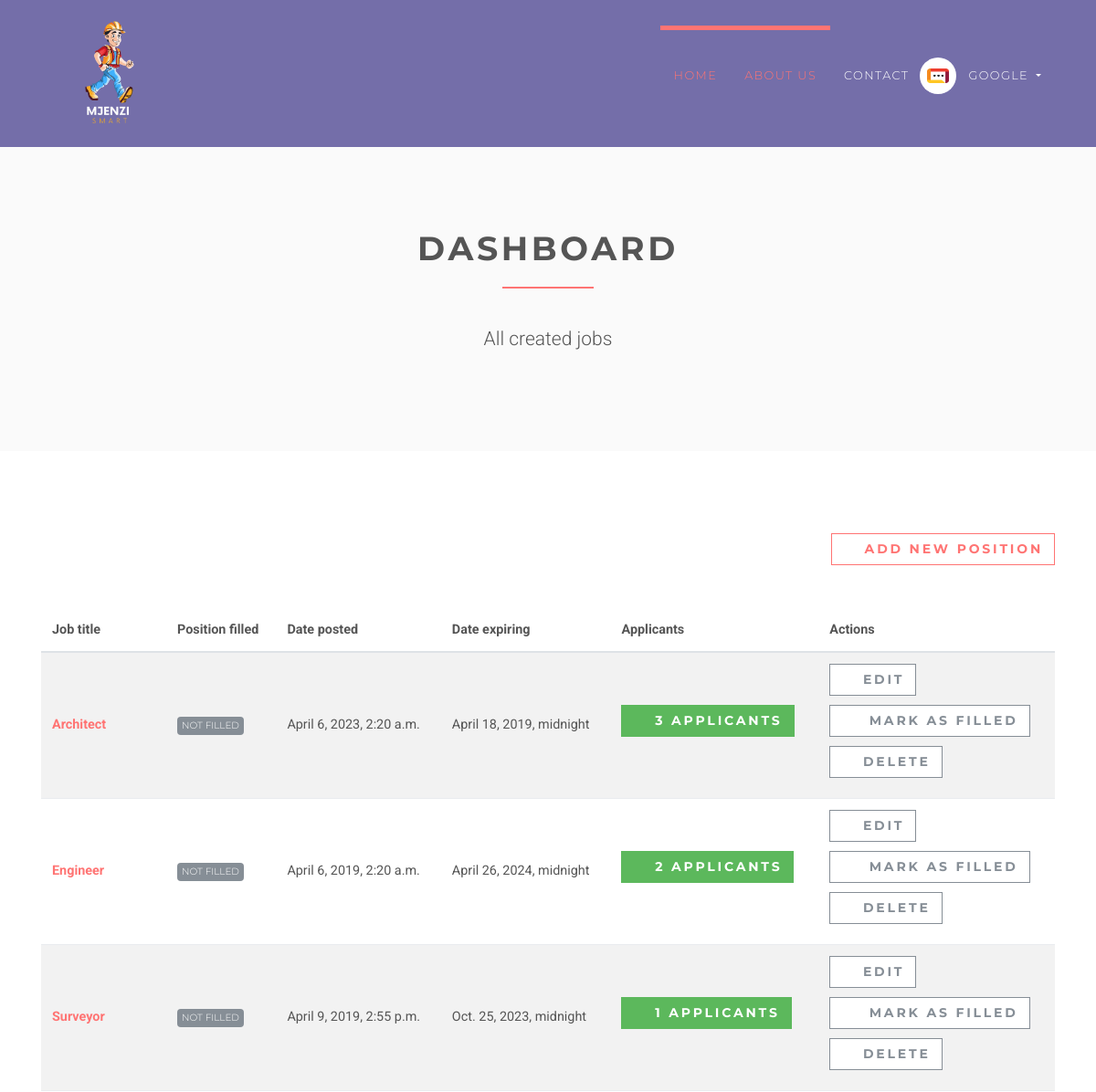
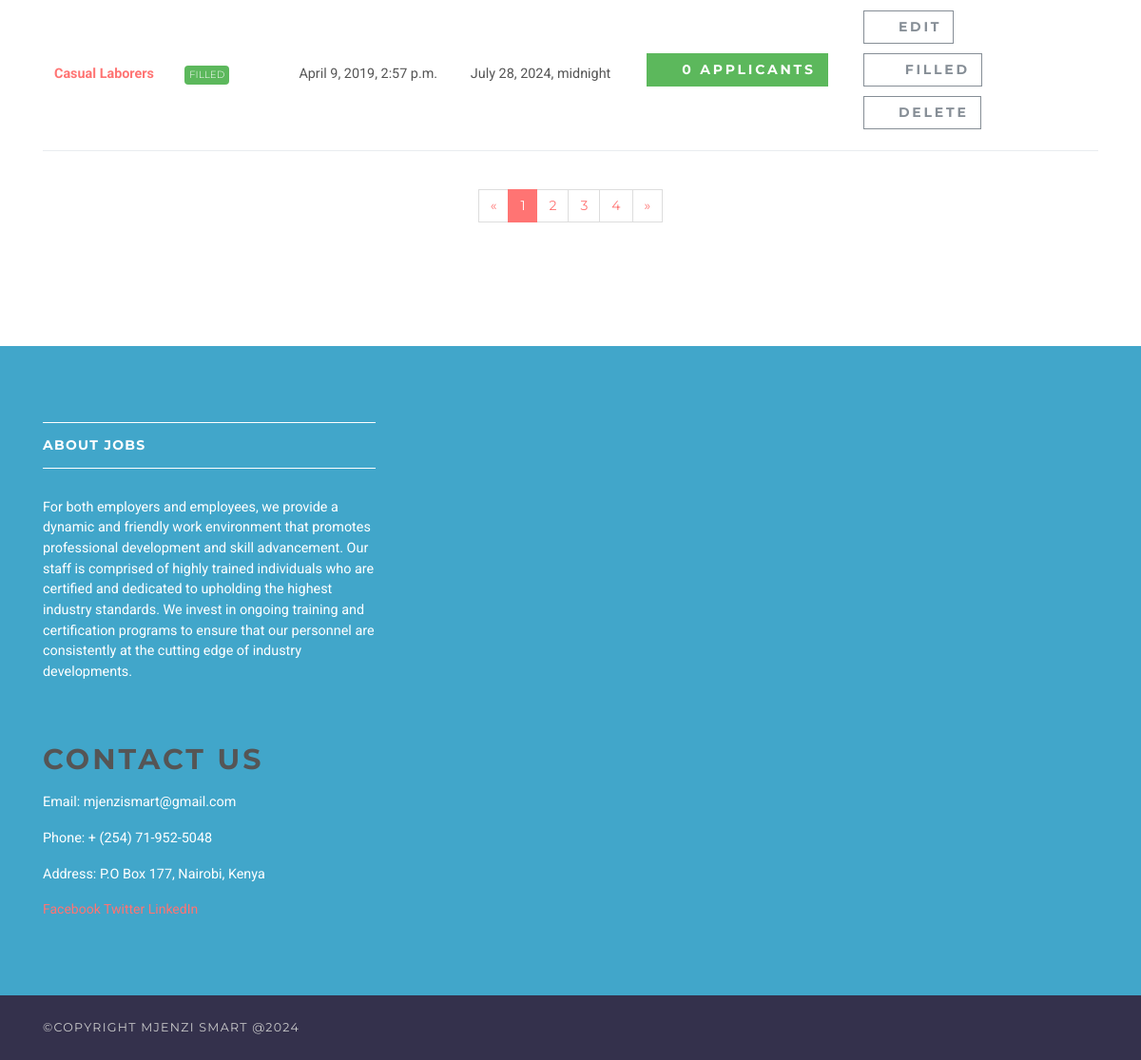
/employer/dashboard (signed in), run on the app's committed database (2 pictures, top to bottom).
### accounts/models.py (models this page shows, shortened)
class User(AbstractUser):
    username = None
    role = models.CharField(max_length=12, error_messages={
        'required': "Role must be provided"
    })
    gender = models.CharField(max_length=10, blank=True, null=True, default="")
    email = models.EmailField(unique=True, blank=False,
                              error_messages={
                                  'unique': "A user with that email already exists.",
                              })
    USERNAME_FIELD = "email"
    REQUIRED_FIELDS = []
    objects = UserManager()

### jobsapp/models.py (models this page shows, shortened)
class Job(models.Model):
    user = models.ForeignKey(User, on_delete=models.CASCADE)
    title = models.CharField(max_length=300)
    description = models.TextField()
    location = models.CharField(max_length=150)
    type = models.CharField(choices=JOB_TYPE, max_length=10)
    category = models.CharField(max_length=100)
    last_date = models.DateTimeField()
    company_name = models.CharField(max_length=100)
    company_description = models.CharField(max_length=300)
    website = models.CharField(max_length=100, default="")
    created_at = models.DateTimeField(default=timezone.now)
    filled = models.BooleanField(default=False)

### jobsapp/views/employer.py (the view)
# urls.py: path('', DashboardView.as_view(), name='employer-dashboard'),
class DashboardView(ListView):
    model = Job
    template_name = 'jobs/employer/dashboard.html'
    context_object_name = 'jobs'
    @method_decorator(login_required(login_url=reverse_lazy('accounts:login')))
    @method_decorator(user_is_employer)
    def dispatch(self, request, *args, **kwargs):
        return super().dispatch(self.request, *args, **kwargs)
    def get_queryset(self):
        return self.model.objects.filter(user_id=self.request.user.id)

### templates/jobs/employer/dashboard.html (shortened to what this page needs)
{% extends 'base.html' %}
{% load static %}
{% block content %}
    <section class="bg-light-gray">
        <div class="container">
            <div class="row">
                <div class="col-lg-8 mx-auto">
                    <h1 class="heading">dashboard</h1>
                    <p class="lead text-center">All created jobs</p>
                </div>
            </div>
        </div>
    </section>
    <section>
        <div class="container">
            <div class="row">
                <div class="col-lg-12 text-right mb-5"><a href="{% url 'jobs:employer-jobs-create' %}"
                                                          class="btn btn-outline-white-primary">
                    <i class="fa fa-plus"></i>Add new position</a></div>
                <div class="col-lg-12">
                    <div class="table-responsive">
                        <table class="table table-striped table-hover table-client-dashboard">
                            <thead>
                            <tr>
                                <th>Job title</th>
                                <th>Position filled</th>
                                <th>Date posted</th>
                                <th>Date expiring</th>
                                <th>Applicants</th>
                                <th>Actions</th>
                            </tr>
                            </thead>
                            <tbody>
                            {% for job in jobs %}
                                <tr>
                                    <th><a href="{% url 'jobs:jobs-detail' job.id %}">{{ job.title }}</a>
                                    </th>
                                    <td>
                                        {% if job.filled %}
                                            <span class="badge badge-success">Filled</span>
                                        {% else %}
                                            <span class="badge badge-secondary">Not Filled</span>
                                        {% endif %}
                                    </td>
                                    <td>{{ job.created_at }}</td>
                                    <td>{{ job.last_date }}</td>
                                    <td>
                                        <a href="{% url 'jobs:employer-dashboard-applicants' job.id %}"
                                           class="btn btn-success">
                                            <i class="fa fa-users"></i>{{ job.applicants.count }}
                                            <span class="hidden-xs hidden-sm">Applicants</span>
                                        </a>
                                    </td>
                                    <td>
                                        <a href="#" class="btn btn-outline-white-secondary">
                                            <i class="fa fa-edit"></i>Edit
                                        </a>
                                        <br>
                                        {% if job.filled %}
                                            <a href="{% url 'jobs:job-mark-filled' job.id %}"
                                               class="btn btn-outline-white-secondary">
                                                <i class="fa fa-check-circle-o"></i>
                                                <span class="hidden-xs hidden-sm">Filled</span>
                                            </a><br>
                                        {% else %}
                                            <a href="{% url 'jobs:job-mark-filled' job.id %}"
                                               class="btn btn-outline-white-secondary">
                                                <i class="fa fa-check-circle-o"></i>
                                                <span class="hidden-xs hidden-sm">Mark as </span>filled
                                            </a><br>
                                        {% endif %}
                                        <a href="#" class="btn btn-outline-white-secondary">
                                            <i class="fa fa-times-circle-o"></i>Delete
                                        </a>
                                    </td>
                                </tr>
                            {% endfor %}
                            </tbody>
                        </table>
                    </div>
                    <div class="pages">
                        <nav aria-label="Page navigation example" class="d-flex justify-content-center mt-4 mb-4">
                            <ul class="pagination">
                                <li class="page-item"><a href="#" aria-label="Previous" class="page-link"><span
                                        aria-hidden="true">«</span><span class="sr-only">Previous</span></a></li>
                                <li class="page-item active"><a href="#" class="page-link">1</a></li>
                                <li class="page-item"><a href="#" class="page-link">2</a></li>
                                <li class="page-item"><a href="#" class="page-link">3</a></li>
                                <li class="page-item"><a href="#" class="page-link">4</a></li>
                                <li class="page-item"><a href="#" aria-label="Next" class="page-link"><span
                                        aria-hidden="true">»</span><span class="sr-only">Next</span></a></li>
                            </ul>
                        </nav>
                    </div>
                </div>
            </div>
        </div>
    </section>
{% endblock %}

### templates/base.html (shortened to what this page needs)
{% load static %}
<!DOCTYPE html>
<html>
<head>
    <link rel="stylesheet"
          href="{% static 'vendor/bootstrap/css/bootstrap.min.css' %}">
    <link rel="stylesheet"
          href="{% static 'vendor/font-awesome/css/font-awesome.min.css' %}">
    <link rel="stylesheet"
          href="{% static 'vendor/owl.carousel/assets/owl.carousel.css' %}">
    <link rel="stylesheet"
          href="{% static 'vendor/owl.carousel/assets/owl.theme.default.css' %}">
    <link rel="stylesheet" href="{% static 'css/style.default.css' %}"
          id="theme-stylesheet">
    <link rel="stylesheet" href="{% static 'css/custom.css' %}">
</head>
<body>
<header class="header">
    <nav class="navbar navbar-expand-lg">
        <div class="container">
            <a href="/" class="navbar-brand">
                <img src="{% static 'img/compter copy.png' %}" width="30%" height="auto" ><alt="logo" class="d-none d-lg-block">
            </a>
            <div id="navbarSupportedContent" class="collapse navbar-collapse">
                <ul class="navbar-nav ml-auto">
                    <li class="nav-item active">
                        <a href="/" class="nav-link">Home <span class="sr-only">(current)</span></a>
                    </li>
                    <li class="nav-item active">
                        <a href="" class="nav-link">About Us <span class="sr-only">(About)</span></a>
                    </li>
                    <li class="nav-item">
                        <a href="#" class="nav-link">Contact</a>
                    </li>
                    {% if request.user.is_authenticated and request.user.role == 'employer' %}
                        <li class="nav-item dropdown">
                            <a id="clientZone" href="#" data-toggle="dropdown"
                               aria-haspopup="true" aria-expanded="false"
                               class="nav-link dropdown-toggle has-img mb-3 mb-lg-0 mt-3 mt-lg-0">
                                <div class="client-menu-image">
                                    <div class="inner">
                                        <img src="{% static 'img/company-1.png' %}"
                                             alt="company image"
                                             class="img-fluid">
                                    </div>
                                </div>
                                {% if request.user.role == 'employee' %}
                                    {{ request.user.first_name }} {{ request.user.last_name }}
                                {% else %}
                                    {{ request.user.first_name }}
                                {% endif %}
                            </a>
                        </li>
                    {% endif %}
                </ul>
            </div>
        </div>
    </nav>
</header>
<div>
    {% block content %} {% endblock %}
</div>
<footer class="footer">
    <div class="footer__block">
        <div class="container">
            <div class="row">
                <div class="col-lg-4 col-md-12 mb-5">
                    <h4 class="h5">About Jobs</h4>
                    <p> For both employers and employees, we provide a dynamic and friendly work environment that promotes professional
                        development and skill advancement. Our staff is comprised of
                        highly trained individuals who are certified and dedicated to upholding the highest
                        industry standards. We invest in ongoing training and certification programs to ensure that our personnel are consistently at the
                         cutting edge of industry developments. </p>
                </div>
            </div>
            <div class="footer-content">
                <div class="block">
                    <h2>Contact Us</h4>
                    <p>Email: <a href="mjenzismart@gmail.com">mjenzismart@gmail.com</a></p>
                    <p>Phone: <a href="tel:+254719525048">+ (254) 71-952-5048</a></p>
                    <p>Address: P.O Box 177, Nairobi, Kenya</p>
                    <div class="social-media">
                    <a href="https://facebook.com" target="_blank">Facebook</a>
                    <a href="https://twitter.com" target="_blank">Twitter</a>
                    <a href="https://linkedin.com" target="_blank">LinkedIn</a>
                </div>
                </div>
            </div>
        </div>
    </div>
    <div class="footer__copyright">
        <div class="container">
            <div class="row">
                <div class="col-md-6 text-md-left text-center">
                    <p>&copy;Copyright Mjenzi Smart @2024</p>
                </div>
            </div>
        </div>
    </div>
</footer>
</body>
</html>

### data on the page
User: user.first_name "GOOGLE"
Job: title "Architect", filled "NOT FILLED", created_at "April 6, 2023, 2:20 a.m.", last_date "April 18, 2019, midnight", applicants.count "3"
Job: title "Engineer", filled "NOT FILLED", created_at "April 6, 2019, 2:20 a.m.", last_date "April 26, 2024, midnight", applicants.count "2"
Job: title "Surveyor", filled "NOT FILLED", created_at "April 9, 2019, 2:55 p.m.", last_date "Oct. 25, 2023, midnight", applicants.count "1"
Job: title "Casual Laborers", filled "FILLED", created_at "April 9, 2019, 2:57 p.m.", last_date "July 28, 2024, midnight", applicants.count "0"
